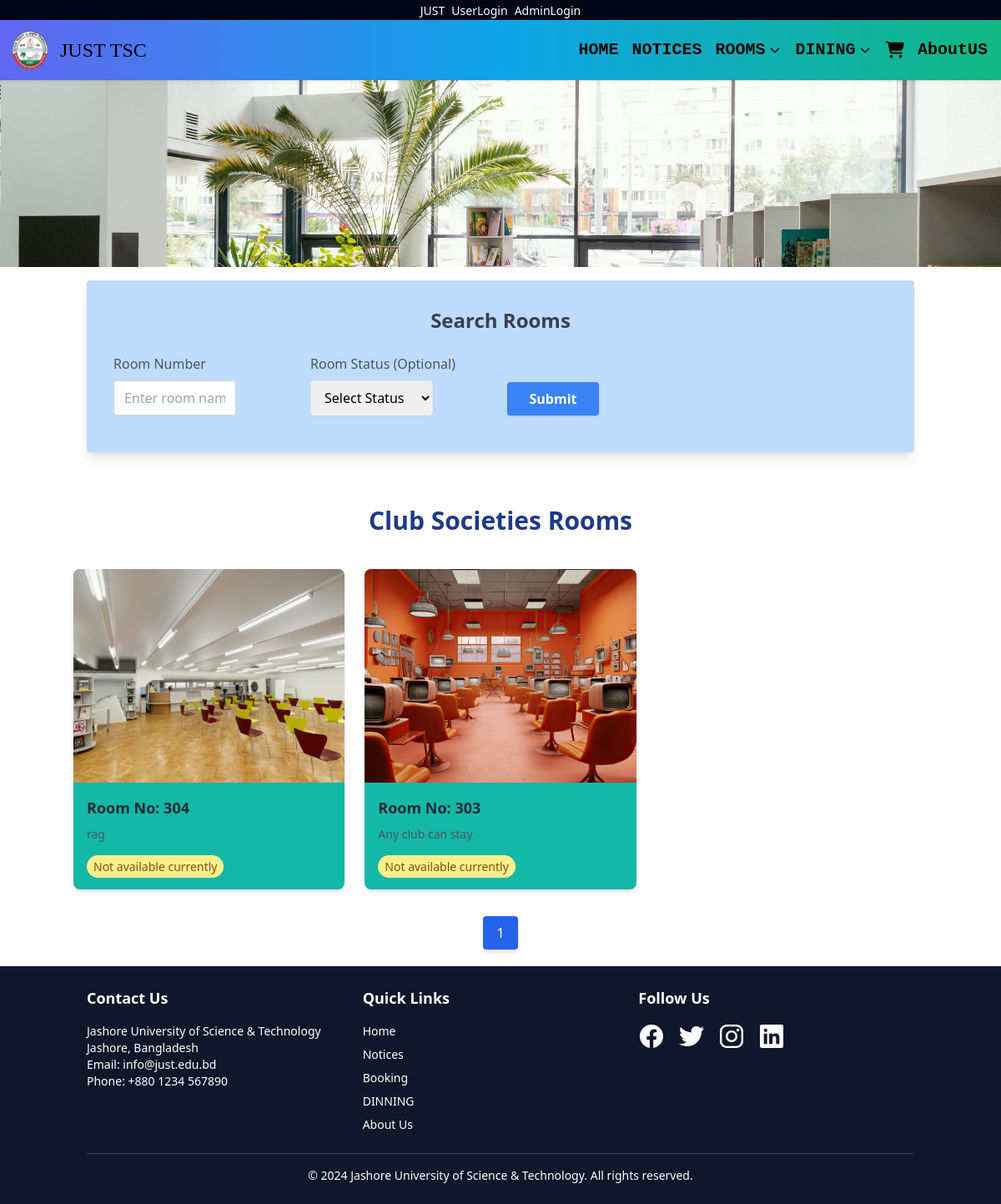
/club_room, run on the app's committed database.
### TSC/models.py (models this page shows, shortened)
class Room(models.Model):
    current_status=[
        ('Available for booking','Available for booking'),
        ('Not available currently','Not available currently'),
        ('Not for Booking','Not for booking'),
    ]
    room=models.CharField(max_length=50)
    roomtype = models.ForeignKey(Room_Type, on_delete=models.SET_NULL,null=True,blank=True)
    capacity=models.IntegerField(default=0)
    status = models.CharField(null=True,blank=True,max_length=50, choices=current_status)
    description=models.TextField(null=True,blank=True)
    img=models.FileField(upload_to='img')
    price=models.IntegerField(default=0)

### TSC/views.py (the view, shortened to what this page needs)
# urls.py: path('club_room',views.ClubRoom,name="club_room"),
def ClubRoom(request):
    available_room = Room.objects.filter(roomtype__roomtype="ClubSocieties").order_by('-id')
    room_type = Room_Type.objects.all()
    paginator = Paginator(available_room, 6)
    page_no = request.GET.get('page')
    try:
        available_room = paginator.page(page_no)
    except PageNotAnInteger:
        available_room = paginator.page(1)
    except EmptyPage:
        available_room = paginator.page(paginator.num_pages)
    context = {
        'room': available_room,
        'page_name': "ROOMS",
        'room_type': room_type,
    }
    return render(request, "Club_room.html", context)

### templates/Club_room.html (shortened to what this page needs)
{% extends "Room_navbar.html" %}
{% block first %}
<div class="container mx-auto p-4">
    <div class="row">
        <div class="col-lg-12 mb-4 p-8 rounded shadow-lg bg-blue-200 items-center justify-center">
            <h4 class="text-center text-2xl font-semibold mb-6 text-gray-700">Search Rooms</h4>
            <form method="post" class="space-y-2">
                <div class="grid grid-cols-1 md:grid-cols-4 gap-4">
                    <div class="mb-3">
                        <label for="room" class="block text-gray-600 mb-2">Room Number</label>
                        <input type="text" class="form-control shadow-none w-2/3 border border-gray-300 rounded px-3 py-2" name="room" id="room" placeholder="Enter room name or number">
                    </div>
                    <div class="mb-3">
                        <label for="status" class="block text-gray-600 mb-2">Room Status (Optional)</label>
                        <select class="form-control shadow-none w-2/3 border rounded px-3 py-2" name="status" id="status">
                            <option value="" selected disabled>Select Status</option>
                        </select>
                    </div>
                    <div class="mb-3 flex items-end">
                        <button type="submit" class="btn btn-primary w-1/2 bg-blue-500 text-white font-semibold py-2 rounded shadow hover:bg-blue-600 transition duration-200">Submit</button>
                    </div>
                </div>
            </form>
        </div>
    </div>
</div>
<h2 class="mt-3 pt-5 mb-5 text-center font-bold text-3xl text-blue-900">Club Societies Rooms</h2>
<div class="container mx-auto mt-10">
    <div class="grid grid-cols-1 sm:grid-cols-2 md:grid-cols-3 gap-6">
        {% for room in room %}
        <div class="flex flex-col">
            <div class="bg-teal-500 rounded-lg shadow-md overflow-hidden">
                <img src="{{ room.img.url }}" alt="Room Image" class="h-64 w-full object-cover">
                <div class="p-4">
                    <h3 class="text-lg font-semibold text-gray-800 mb-2">Room No: {{ room.room }}</h3>
                    <p class="text-gray-600 text-sm mb-4">{{ room.description }}</p>
                    <span class="text-sm px-2 py-1 rounded-full
                    {% if room.status == 'Available for booking' %}
                        bg-green-200 text-green-800
                    {% elif room.status == 'Not available currently' %}
                        bg-yellow-200 text-yellow-800
                    {% else %}
                        bg-red-200 text-red-800
                    {% endif %}">
                    {{ room.status }}
                    </span>
                </div>
            </div>
        </div>
        {% endfor %}
    </div>
</div>
<nav class="flex justify-center mt-5 mb-5" aria-label="...">
    <ul class="pagination mt-3 inline-flex space-x-2">
        {% for n in room.paginator.page_range %}
        <li class="bg-blue-600 hover:bg-teal-500 text-white px-4 py-2 rounded shadow-md">
            <a class="page-link" href="/room_list?page={{ n }}">{{ n }}</a>
        </li>
        {% endfor %}
    </ul>
</nav>
{% endblock %}

### templates/navbar.html (style rules this page uses)
html, body { height: 100%; margin: 0; }

### data on the page
Room: img (picture), room "304", description "rag", status "Not available currently"
Room: img (picture), room "303", description "Any club can stay", status "Not available currently"

### other printed values
{{ n }} "1"
